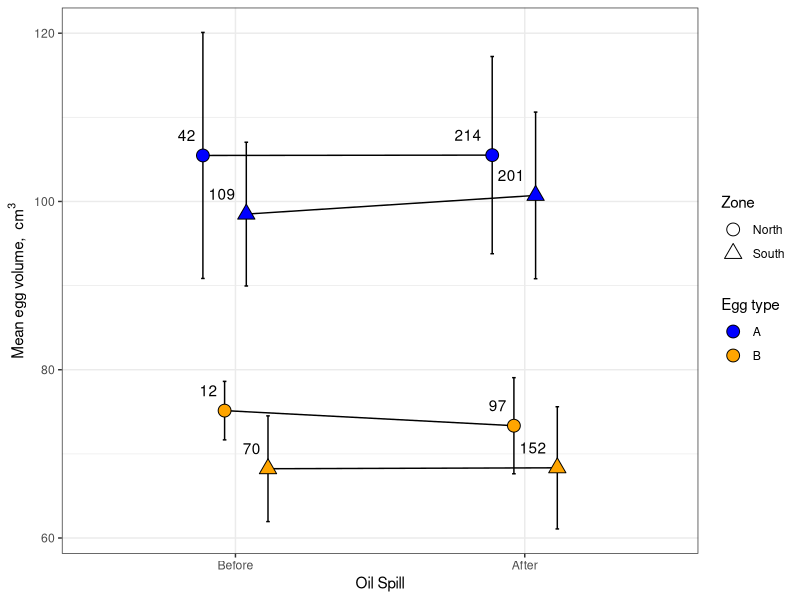
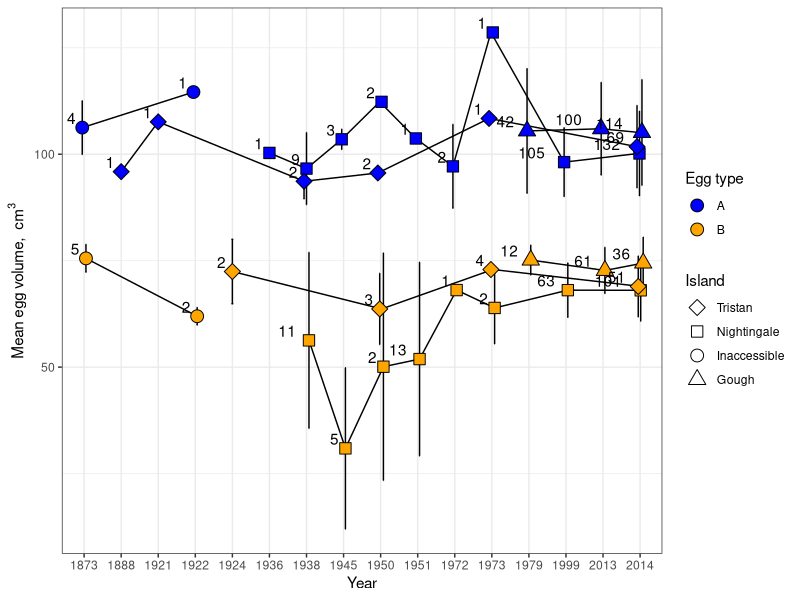
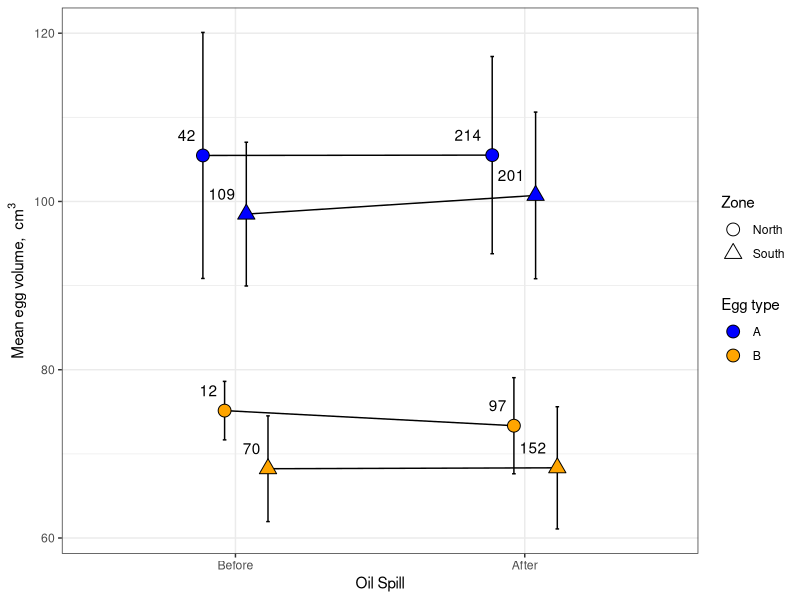
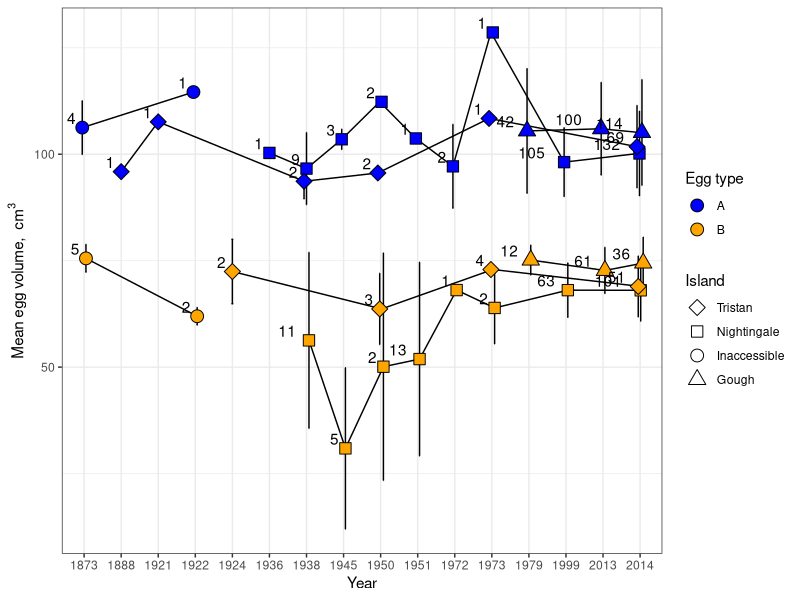

Reproduce these figures in R, in order.
#read in the data for the oil spill and harvesting analyses
penguin<-read.csv("penguin.data.csv", header= TRUE)

#we are interested in testing if the egg size patterns correspond to predictions associated with two
#events- specifically, we want to test if the 2011 oil spill negatively affected egg size, or if
#other variations eggs affected size of eggs over time with any discernable pattern 

#first, let's check if the oil spill affected egg size. The oil spill occured in 2011, and if it  
#was a driver, we would expect egg size to be lower after the spill, and MORE lower closer to the spill
# so let's test if that happened

#first we need to create a variable for the oil spill, which happened
penguin$oilspill<-as.factor(ifelse(penguin$Year>=2011, "After", "Before"))

#also, because data are spotty and weirdly distributed prior to 1970, let's cut it out for this analysis
#and cut out a couple outlying egg sizes
penguin1<-penguin[which(penguin$Year>1970 & penguin$Decision != "U" &
                          penguin$Volume<130),]

#fiddle with transformations to get us closer to normality of residuals

penguin1$logvolume<-log(penguin1$Volume)
penguin1$sqrtvolume<-sqrt(penguin1$Volume)

#now create a model to describe egg volume
oil.model<-lm(Volume~Zone*oilspill*Decision, data=penguin1)

summary(oil.model)
AIC(oil.model)
anova(oil.model)
TukeyHSD(aov(oil.model))
#data are very non normal
shapiro.test(resid(oil.model))

#ok, now we need to get the summary stats out of it
library(plyr)

summary.penguin.oilspill<-ddply(penguin1, c("Zone", "Decision", "oilspill"), summarise,
                                mean.Volume=mean(Volume), N=length(Volume), SE=sd(Volume))
summary.penguin.oilspill$all.lines<-with(summary.penguin.oilspill, interaction(Decision, Zone))

#reorder factor levels for oilspill
summary.penguin.oilspill$oilspill<-factor(summary.penguin.oilspill$oilspill, levels=c("Before", "After"))


#insert plot here
library(ggplot2)
oil.plot<-ggplot(summary.penguin.oilspill, aes(oilspill, mean.Volume, 
                                               shape=Zone, fill=Decision, label=N))+
  scale_fill_manual(values=c("blue", "orange"), name="Egg type", 
                    guide=guide_legend(override.aes=aes(shape=21)))+
  scale_shape_manual(values=c(21,24), labels=c("North", "South"))+
  geom_line(aes(group=all.lines), color="black", position=position_dodge(width=0.3))+
  geom_errorbar(aes(ymin=(mean.Volume-SE), ymax=(mean.Volume+SE)), width=0.05, color="black",
                position=position_dodge(width=0.3))+
  geom_point(color="black", size=4, position=position_dodge(width=0.3))+
  geom_text(aes(label=N),hjust=1.4, vjust=-1.2, position=position_dodge(width=0.3))+
  theme_bw()+
  labs(y=expression("Mean egg volume, "~cm^3), x="Oil Spill")

oil.plot
#save to pdf
pdf("figs/oilspillplot.pdf", height=5, width=7)
oil.plot
dev.off()


# now we want to examine the finer scale patterns in variation of egg size.
#instead of lumping by time period and island group, we'll just break it out so that readers can see the patterns
#This will be a very similar analysis as above, 
# but there will be an interaction with year


#and because we want to look at a year effect, and we want to see if there's anything going on
#relative to time, but there's not a ton of data so we'll just need to look at years directly and ANOVA them

#bring back the pre-1970 data
penguin2<-penguin[which(penguin$Decision != "U" &
                          penguin$Volume<130),]

#we're interested in change with time in these two periods, and by island, but otherwise the analysis is 
#very similar to the above
year.model<-lm(Volume~Location2*as.factor(Year)*Decision, data=penguin2)

summary(year.model)
AIC(year.model)
anova(year.model)
TukeyHSD(aov(year.model))
#data are very non normal
shapiro.test(resid(year.model))


summary.penguin.year<-ddply(penguin2, c("Location2", "Decision", "Year"), summarise,
                                mean.Volume=mean(Volume), N=length(Volume), SE=sd(Volume))


#reorder factor levels for islands
summary.penguin.year$Location2<-factor(summary.penguin.year$Location2, levels=c("Tristan", "Nightingale", "Inaccessible", "Gough"))

#create interaction
summary.penguin.year$all.lines<-with(summary.penguin.year, interaction(Location2,  Decision))

year.plot<-ggplot(summary.penguin.year, aes(as.factor(Year), mean.Volume, 
                                               shape=Location2, fill=Decision, label=N))+
  scale_fill_manual(values=c("blue", "orange"), name="Egg type", 
                    guide=guide_legend(override.aes=aes(shape=21), order=1))+
  scale_shape_manual(values=c(23,22,21,24), name="Island", labels=c("Tristan", "Nightingale", "Inaccessible", "Gough"))+
  geom_line(aes(group=all.lines), color="black",  position=position_dodge(width=0.2))+
  geom_errorbar(aes(ymin=(mean.Volume-SE), ymax=(mean.Volume+SE)), width=0.05, color="black",
                position=position_dodge(width=0.2))+
  geom_point(color="black", size=4,  position=position_dodge(width=0.2))+
  geom_text(aes(label=N),hjust=1.7, vjust=-0.3,  position=position_dodge(width=0.2))+
  theme_bw()+
  labs(y=expression("Mean egg volume, "~cm^3), x="Year")

year.plot

#save to pdf
pdf("figs/recentyearsplot.pdf", height=5, width=7)
year.plot
dev.off()
